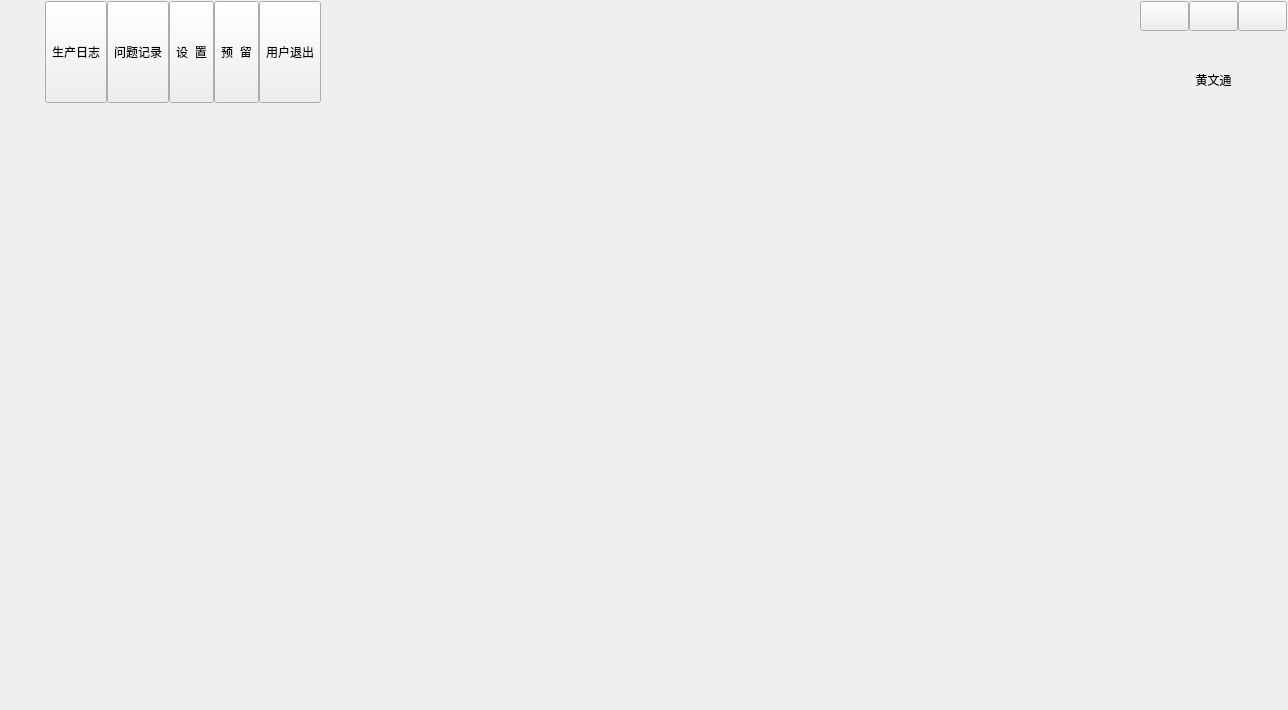
<?xml version="1.0" encoding="UTF-8"?>
<ui version="4.0">
 <class>MainWidget</class>
 <widget class="QWidget" name="MainWidget">
  <property name="geometry">
   <rect>
    <x>0</x>
    <y>0</y>
    <width>1288</width>
    <height>710</height>
   </rect>
  </property>
  <property name="windowTitle">
   <string>Dialog</string>
  </property>
  <property name="sizeGripEnabled" stdset="0">
   <bool>false</bool>
  </property>
  <layout class="QVBoxLayout" name="verticalLayout">
   <property name="spacing">
    <number>0</number>
   </property>
   <property name="leftMargin">
    <number>1</number>
   </property>
   <property name="topMargin">
    <number>1</number>
   </property>
   <property name="rightMargin">
    <number>1</number>
   </property>
   <property name="bottomMargin">
    <number>1</number>
   </property>
   <item>
    <widget class="QWidget" name="widgetTitle" native="true">
     <property name="sizePolicy">
      <sizepolicy hsizetype="Preferred" vsizetype="Fixed">
       <horstretch>0</horstretch>
       <verstretch>0</verstretch>
      </sizepolicy>
     </property>
     <layout class="QHBoxLayout" name="horizontalLayout_2">
      <property name="spacing">
       <number>10</number>
      </property>
      <property name="leftMargin">
       <number>10</number>
      </property>
      <property name="topMargin">
       <number>0</number>
      </property>
      <property name="rightMargin">
       <number>0</number>
      </property>
      <property name="bottomMargin">
       <number>0</number>
      </property>
      <item>
       <widget class="QLabel" name="labIco">
        <property name="text">
         <string/>
        </property>
        <property name="alignment">
         <set>Qt::AlignCenter</set>
        </property>
       </widget>
      </item>
      <item>
       <widget class="QLabel" name="labTitle">
        <property name="styleSheet">
         <string notr="true"/>
        </property>
        <property name="text">
         <string/>
        </property>
        <property name="alignment">
         <set>Qt::AlignLeading|Qt::AlignLeft|Qt::AlignVCenter</set>
        </property>
       </widget>
      </item>
      <item>
       <widget class="QWidget" name="widgetTop" native="true">
        <layout class="QHBoxLayout" name="horizontalLayout_3">
         <property name="spacing">
          <number>0</number>
         </property>
         <property name="leftMargin">
          <number>0</number>
         </property>
         <property name="topMargin">
          <number>0</number>
         </property>
         <property name="rightMargin">
          <number>0</number>
         </property>
         <property name="bottomMargin">
          <number>0</number>
         </property>
         <item>
          <widget class="QToolButton" name="btnMain">
           <property name="sizePolicy">
            <sizepolicy hsizetype="Fixed" vsizetype="Expanding">
             <horstretch>0</horstretch>
             <verstretch>0</verstretch>
            </sizepolicy>
           </property>
           <property name="text">
            <string>生产日志</string>
           </property>
           <property name="icon">
            <iconset resource="main.qrc">
             <normaloff>:/image/main_main.png</normaloff>:/image/main_main.png</iconset>
           </property>
           <property name="toolButtonStyle">
            <enum>Qt::ToolButtonTextUnderIcon</enum>
           </property>
          </widget>
         </item>
         <item>
          <widget class="QToolButton" name="btnConfig">
           <property name="sizePolicy">
            <sizepolicy hsizetype="Fixed" vsizetype="Expanding">
             <horstretch>0</horstretch>
             <verstretch>0</verstretch>
            </sizepolicy>
           </property>
           <property name="text">
            <string>问题记录</string>
           </property>
           <property name="icon">
            <iconset resource="main.qrc">
             <normaloff>:/image/main_data.png</normaloff>:/image/main_data.png</iconset>
           </property>
           <property name="toolButtonStyle">
            <enum>Qt::ToolButtonTextUnderIcon</enum>
           </property>
          </widget>
         </item>
         <item>
          <widget class="QToolButton" name="btnData">
           <property name="sizePolicy">
            <sizepolicy hsizetype="Fixed" vsizetype="Expanding">
             <horstretch>0</horstretch>
             <verstretch>0</verstretch>
            </sizepolicy>
           </property>
           <property name="text">
            <string>设  置</string>
           </property>
           <property name="icon">
            <iconset resource="main.qrc">
             <normaloff>:/image/main_config.png</normaloff>:/image/main_config.png</iconset>
           </property>
           <property name="checked">
            <bool>false</bool>
           </property>
           <property name="toolButtonStyle">
            <enum>Qt::ToolButtonTextUnderIcon</enum>
           </property>
          </widget>
         </item>
         <item>
          <widget class="QToolButton" name="btnHelp">
           <property name="sizePolicy">
            <sizepolicy hsizetype="Fixed" vsizetype="Expanding">
             <horstretch>0</horstretch>
             <verstretch>0</verstretch>
            </sizepolicy>
           </property>
           <property name="styleSheet">
            <string notr="true"/>
           </property>
           <property name="text">
            <string>预  留</string>
           </property>
           <property name="icon">
            <iconset resource="main.qrc">
             <normaloff>:/image/main_person.png</normaloff>:/image/main_person.png</iconset>
           </property>
           <property name="toolButtonStyle">
            <enum>Qt::ToolButtonTextUnderIcon</enum>
           </property>
          </widget>
         </item>
         <item>
          <widget class="QToolButton" name="btnExit">
           <property name="sizePolicy">
            <sizepolicy hsizetype="Fixed" vsizetype="Expanding">
             <horstretch>0</horstretch>
             <verstretch>0</verstretch>
            </sizepolicy>
           </property>
           <property name="styleSheet">
            <string notr="true"/>
           </property>
           <property name="text">
            <string>用户退出</string>
           </property>
           <property name="icon">
            <iconset resource="main.qrc">
             <normaloff>:/image/main_exit.png</normaloff>:/image/main_exit.png</iconset>
           </property>
           <property name="toolButtonStyle">
            <enum>Qt::ToolButtonTextUnderIcon</enum>
           </property>
          </widget>
         </item>
        </layout>
       </widget>
      </item>
      <item>
       <spacer name="horizontalSpacer">
        <property name="orientation">
         <enum>Qt::Horizontal</enum>
        </property>
        <property name="sizeHint" stdset="0">
         <size>
          <width>40</width>
          <height>20</height>
         </size>
        </property>
       </spacer>
      </item>
      <item>
       <widget class="QWidget" name="widgetTopLeftMenu" native="true">
        <layout class="QGridLayout" name="gridLayout">
         <property name="leftMargin">
          <number>0</number>
         </property>
         <property name="topMargin">
          <number>0</number>
         </property>
         <property name="rightMargin">
          <number>0</number>
         </property>
         <property name="bottomMargin">
          <number>0</number>
         </property>
         <property name="spacing">
          <number>0</number>
         </property>
         <item row="0" column="0">
          <widget class="QPushButton" name="btnMenu_Min">
           <property name="sizePolicy">
            <sizepolicy hsizetype="Minimum" vsizetype="Expanding">
             <horstretch>0</horstretch>
             <verstretch>0</verstretch>
            </sizepolicy>
           </property>
           <property name="minimumSize">
            <size>
             <width>30</width>
             <height>30</height>
            </size>
           </property>
           <property name="cursor">
            <cursorShape>ArrowCursor</cursorShape>
           </property>
           <property name="focusPolicy">
            <enum>Qt::NoFocus</enum>
           </property>
           <property name="toolTip">
            <string>最小化</string>
           </property>
           <property name="text">
            <string/>
           </property>
          </widget>
         </item>
         <item row="0" column="1">
          <widget class="QPushButton" name="btnMenu_Max">
           <property name="sizePolicy">
            <sizepolicy hsizetype="Minimum" vsizetype="Expanding">
             <horstretch>0</horstretch>
             <verstretch>0</verstretch>
            </sizepolicy>
           </property>
           <property name="minimumSize">
            <size>
             <width>30</width>
             <height>30</height>
            </size>
           </property>
           <property name="focusPolicy">
            <enum>Qt::NoFocus</enum>
           </property>
           <property name="text">
            <string/>
           </property>
          </widget>
         </item>
         <item row="0" column="2">
          <widget class="QPushButton" name="btnMenu_Close">
           <property name="sizePolicy">
            <sizepolicy hsizetype="Minimum" vsizetype="Expanding">
             <horstretch>0</horstretch>
             <verstretch>0</verstretch>
            </sizepolicy>
           </property>
           <property name="minimumSize">
            <size>
             <width>30</width>
             <height>30</height>
            </size>
           </property>
           <property name="cursor">
            <cursorShape>ArrowCursor</cursorShape>
           </property>
           <property name="focusPolicy">
            <enum>Qt::NoFocus</enum>
           </property>
           <property name="toolTip">
            <string>关闭</string>
           </property>
           <property name="text">
            <string/>
           </property>
          </widget>
         </item>
         <item row="1" column="0" colspan="3">
          <layout class="QHBoxLayout" name="horizontalLayout_12" stretch="0,2,0">
           <item>
            <spacer name="horizontalSpacer_8">
             <property name="orientation">
              <enum>Qt::Horizontal</enum>
             </property>
             <property name="sizeHint" stdset="0">
              <size>
               <width>18</width>
               <height>40</height>
              </size>
             </property>
            </spacer>
           </item>
           <item>
            <widget class="QLabel" name="TopMenu_UsrPhoto">
             <property name="sizePolicy">
              <sizepolicy hsizetype="Fixed" vsizetype="Preferred">
               <horstretch>0</horstretch>
               <verstretch>0</verstretch>
              </sizepolicy>
             </property>
             <property name="minimumSize">
              <size>
               <width>60</width>
               <height>40</height>
              </size>
             </property>
             <property name="styleSheet">
              <string notr="true">border-image: url(:/image/face.png);</string>
             </property>
             <property name="text">
              <string/>
             </property>
            </widget>
           </item>
           <item>
            <spacer name="horizontalSpacer_9">
             <property name="orientation">
              <enum>Qt::Horizontal</enum>
             </property>
             <property name="sizeHint" stdset="0">
              <size>
               <width>18</width>
               <height>17</height>
              </size>
             </property>
            </spacer>
           </item>
          </layout>
         </item>
         <item row="2" column="0" colspan="3">
          <widget class="QLabel" name="LB_CurrentUser">
           <property name="text">
            <string>黄文通</string>
           </property>
           <property name="alignment">
            <set>Qt::AlignCenter</set>
           </property>
          </widget>
         </item>
         <item row="3" column="0" colspan="3">
          <widget class="QLabel" name="LB_SysTime">
           <property name="minimumSize">
            <size>
             <width>147</width>
             <height>14</height>
            </size>
           </property>
           <property name="text">
            <string/>
           </property>
           <property name="alignment">
            <set>Qt::AlignCenter</set>
           </property>
          </widget>
         </item>
        </layout>
       </widget>
      </item>
     </layout>
    </widget>
   </item>
   <item>
    <widget class="QStackedWidget" name="stackedWidget_main">
     <property name="styleSheet">
      <string notr="true"/>
     </property>
     <property name="currentIndex">
      <number>2</number>
     </property>
     <widget class="QWidget" name="page_DailyWork">
      <layout class="QGridLayout" name="gridLayout_DailyWorkPage">
       <property name="leftMargin">
        <number>0</number>
       </property>
       <property name="topMargin">
        <number>0</number>
       </property>
       <property name="rightMargin">
        <number>0</number>
       </property>
       <property name="bottomMargin">
        <number>0</number>
       </property>
       <property name="spacing">
        <number>0</number>
       </property>
      </layout>
     </widget>
     <widget class="QWidget" name="page_DailyProblem">
      <layout class="QGridLayout" name="gridLayout_DailyProblemPage">
       <property name="leftMargin">
        <number>0</number>
       </property>
       <property name="topMargin">
        <number>0</number>
       </property>
       <property name="rightMargin">
        <number>0</number>
       </property>
       <property name="bottomMargin">
        <number>0</number>
       </property>
       <property name="spacing">
        <number>0</number>
       </property>
      </layout>
     </widget>
     <widget class="QWidget" name="page_Setting">
      <layout class="QGridLayout" name="gridLayout_SettingPage">
       <property name="leftMargin">
        <number>0</number>
       </property>
       <property name="topMargin">
        <number>0</number>
       </property>
       <property name="rightMargin">
        <number>0</number>
       </property>
       <property name="bottomMargin">
        <number>0</number>
       </property>
       <property name="spacing">
        <number>0</number>
       </property>
      </layout>
     </widget>
    </widget>
   </item>
  </layout>
 </widget>
 <resources>
  <include location="main.qrc"/>
 </resources>
 <connections/>
</ui>
